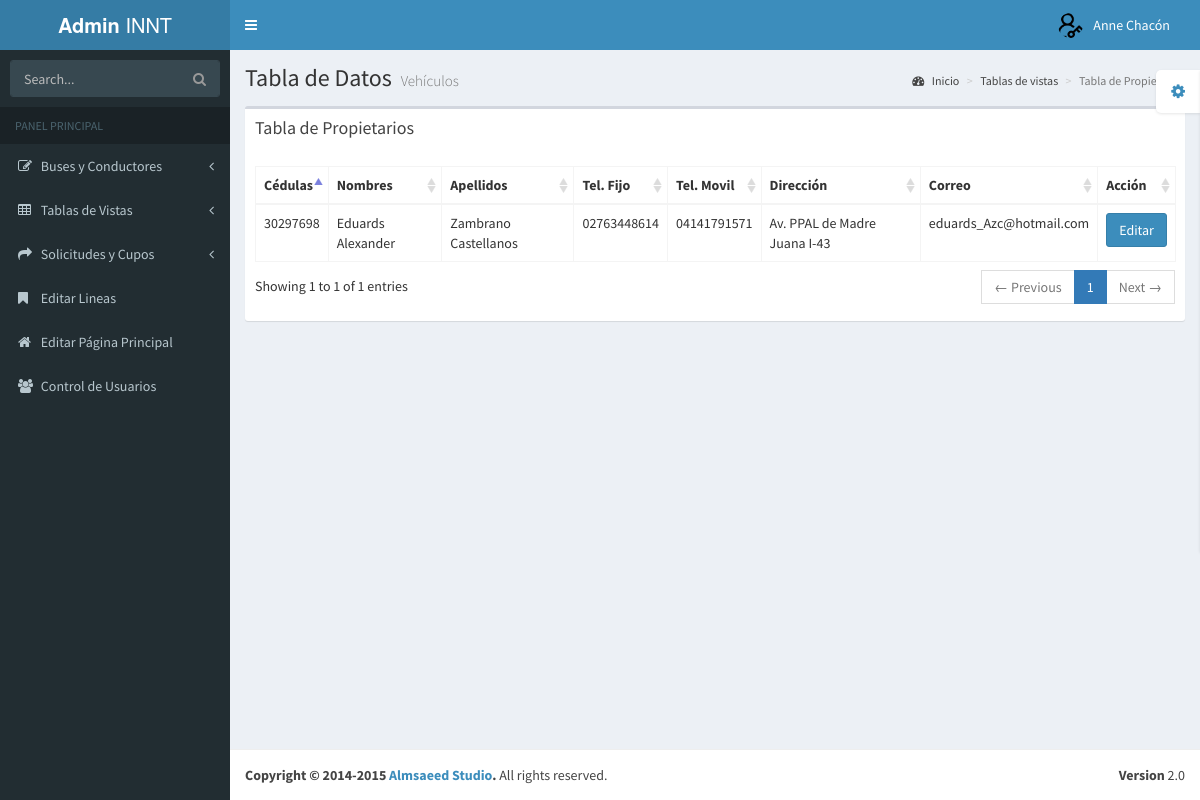
/Proyecto-INTT/pages/tables/tablaconductores.php (signed in), run on the app's committed database.
### tables this page shows
CREATE TABLE `users` (
  `id` int(11) NOT NULL,
  `username` varchar(50) NOT NULL COMMENT 'Nickname de Usuario',
  `email` varchar(200) NOT NULL COMMENT 'Correos',
  `password` varchar(200) NOT NULL COMMENT 'Contraseñas',
  `usrest` int(11) NOT NULL DEFAULT 1 COMMENT 'Estatus de Permiso'
);

CREATE TABLE `tmapro` (
  `proced` int(11) NOT NULL COMMENT 'Cédula del propietario',
  `pronom` varchar(50) DEFAULT NULL COMMENT 'Nombres',
  `proape` varchar(50) DEFAULT NULL COMMENT 'Apellidos',
  `protef` varchar(12) DEFAULT NULL COMMENT 'Teléfono Fijo',
  `protem` varchar(12) DEFAULT NULL COMMENT 'Teléfono Móvil',
  `prodir` varchar(250) DEFAULT NULL COMMENT 'Dirección de vivienda',
  `procor` varchar(50) DEFAULT NULL COMMENT 'Correo Personal'
);

### Proyecto-INTT/pages/tables/tablaconductores.php (the view, shortened to what this page needs)
<?php
require '../../database.php';
  if (isset($_SESSION['user_id'])) {
    $userId = $_SESSION['user_id'];
    $query = "SELECT id, username FROM users WHERE id = :id";
    $stmt = $conn->prepare($query);
    $stmt->bindParam(':id', $userId);
    $stmt->execute();
    if ($stmt->rowCount() > 0) {
        $user = $stmt->fetch(PDO::FETCH_ASSOC);
        $username = $user['username'];
    } else {
        $username = "Usuario Desconocido";
    }
} else {
    $username = "Usuario Desconocido";
}
   $query = "SELECT * FROM tmapro";
   $result = $conn->query($query);
?>
<!DOCTYPE html>
<html>
  <head>
    <link href="../../bootstrap/css/bootstrap.min.css" rel="stylesheet" type="text/css" />
    <link href="https://maxcdn.bootstrapcdn.com/font-awesome/4.3.0/css/font-awesome.min.css" rel="stylesheet" type="text/css" />
    <link href="http://code.ionicframework.com/ionicons/2.0.0/css/ionicons.min.css" rel="stylesheet" type="text/css" />
    <link href="../../plugins/datatables/dataTables.bootstrap.css" rel="stylesheet" type="text/css" />
    <link href="../../dist/css/AdminLTE.min.css" rel="stylesheet" type="text/css" />
    <link href="../../dist/css/skins/_all-skins.min.css" rel="stylesheet" type="text/css" />
  </head>
  <body class="skin-blue">
    <div class="wrapper">
    <header class="main-header">
        <a href="../../user_adminpage.php" class="logo"><b>Admin</b> INNT</a>
        <nav class="navbar navbar-static-top" role="navigation">
          <a href="#" class="sidebar-toggle" data-toggle="offcanvas" role="button">
          </a>
          <div class="navbar-custom-menu">
            <ul class="nav navbar-nav">
              <li class="dropdown user user-menu">
                <a href="#" class="dropdown-toggle" data-toggle="dropdown">
                  <img src="../../dist/img/user2-160x160.png" class="user-image" alt="User Image"/>
                  <span class="hidden-xs"><?php echo $username; ?></span>
                </a>
              </li>
            </ul>
          </div>
        </nav>
      </header>
      <aside class="main-sidebar">
        <section class="sidebar">
          <form action="#" method="get" class="sidebar-form">
            <div class="input-group">
              <input type="text" name="q" class="form-control" placeholder="Search..."/>
              <span class="input-group-btn">
                <button type='submit' name='search' id='search-btn' class="btn btn-flat"><i class="fa fa-search"></i></button>
              </span>
            </div>
          </form>
          <ul class="sidebar-menu">
            <li class="header">PANEL PRINCIPAL</li>
            <li class="treeview">
              <a href="#">
                <i class="fa fa-edit"></i> <span>Buses y Conductores</span>
                <i class="fa fa-angle-left pull-right"></i>
              </a>
            </li>
            <li class="treeview">
              <a href="#">
                <i class="fa fa-table"></i> <span>Tablas de Vistas</span>
                <i class="fa fa-angle-left pull-right"></i>
              </a>
            </li>
            <li class="treeview">
              <a href="#">
                <i class="fa fa-share"></i> <span>Solicitudes y Cupos</span>
                <i class="fa fa-angle-left pull-right"></i>
              </a>
            </li>
            <li><a href="../editar_lineas.php"><i class="fa fa-bookmark"></i> Editar Lineas</a></li>
            <li><a href="../editar_home.php"><i class="fa fa-home"></i> Editar Página Principal</a></li>
            <li><a href="../asignar_usuarios.php"><i class="fa fa-users"></i> Control de Usuarios</a></li>
          </ul>
        </section>
      </aside>
      <div class="content-wrapper">
        <section class="content-header">
          <h1>
            Tabla de Datos
            <small>Vehículos</small>
          </h1>
          <ol class="breadcrumb">
            <li><a href="#"><i class="fa fa-dashboard"></i> Inicio</a></li>
            <li><a href="#">Tablas de vistas</a></li>
            <li class="active">Tabla de Propietarios</li>
          </ol>
        </section>
        <section class="content">
          <div class="row">
            <div class="col-xs-12">
              <div class="box">
                <div class="box-header">
                  <h3 class="box-title">Tabla de Propietarios</h3>
                </div>
                <div class="box-body">
                  <table id="example2" class="table table-bordered table-hover">
                  <thead>
                      <tr>
                        <th>Cédulas</th>
                        <th>Nombres</th>
                        <th>Apellidos</th>
                        <th>Tel. Fijo</th>
                        <th>Tel. Movil</th>
                        <th>Dirección</th>
                        <th>Correo</th>
                        <th>Acción</th>
                      </tr>
                    </thead>
                    <tbody>
                      <?php
                      while ($row = $result->fetch(PDO::FETCH_ASSOC)) {
                        echo "<tr>";
                        echo "<td>{$row['proced']}</td>";
                        echo "<td>{$row['pronom']}</td>";
                        echo "<td>{$row['proape']}</td>";
                        echo "<td>{$row['protef']}</td>";
                        echo "<td>{$row['protem']}</td>";
                        echo "<td>{$row['prodir']}</td>";
                        echo "<td>{$row['procor']}</td>";
                        echo "<td><button class='btn btn-primary editar-btn' data-toggle='modal' data-target='#editarModal' data-id='{$row['proced']}'>Editar</button></td>";
                        echo "</tr>";
                      }
                      ?>
                    </tbody>
                  </table>
                </div>
              </div>
            </div>
          </div>
        </section>
      </div>
      <footer class="main-footer">
        <div class="pull-right hidden-xs">
          <b>Version</b> 2.0
        </div>
        <strong>Copyright &copy; 2014-2015 <a href="http://almsaeedstudio.com">Almsaeed Studio</a>.</strong> All rights reserved.
      </footer>
    </div>
  </body>
</html>

### data on the page
users: username "Anne Chacón"
tmapro: proced "30297698", pronom "Eduards Alexander", proape "Zambrano Castellanos", protef "02763448614", protem "04141791571", prodir "Av. PPAL de Madre Juana I-43", procor "eduards_Azc@hotmail.com"
